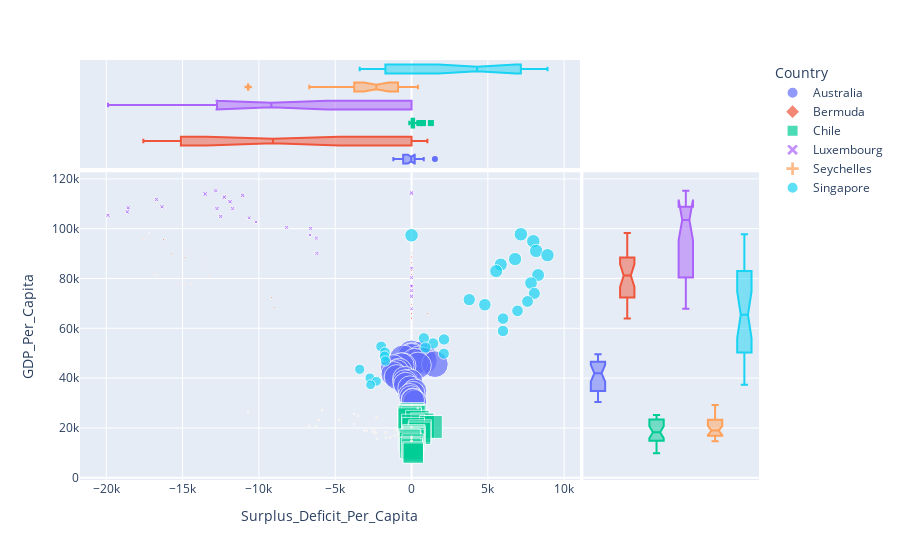

Source (notebook cell):
### Code cell
countries_inter_scatter (
    dataset = filtered_gdp_cont_pop_trade,
    country_list = max_gdp2019_countries,
    plot_x = 'Surplus_Deficit_Per_Capita',
    plot_y = 'GDP_Per_Capita',
    size_var = 'Population',
    color_var = 'Country',
    symbol_var = 'Country'
)

### Figure 1 — Plotly figure (JSON) as saved in the notebook; plotly's stock layout.template omitted (floating-point values rounded to 4 significant figures)
{"data": [{"hovertemplate": "Country=Australia<br>Surplus_Deficit_Per_Capita=%{x}<br>GDP_Per_Capita=%{y}<br>Population=%{marker.size}<extra></extra>", "legendgroup": "Australia", "marker": {"color": "#636efa", "size": [25203198, 24898152, 24584620, 24262712, 23932502, 23596424, 23254913, 22903948, 22538001, 22154679, 21750851, 21332282, 20916344, 20526303, 20178540, 19879649, 19624166, 19401368, 19194672, 18991431, 18788186, 18587021, 18387214, 18189277, 17993074, 17798529, 17603205, 17402173, 17189240, 16960597], "sizemode": "area", "sizeref": 63010.0, "symbol": "circle"}, "mode": "markers", "name": "Australia", "orientation": "v", "showlegend": true, "type": "scatter", "x": [0, 664.6, 29.41, -18.32, -547.6, 501.9, 800.8, 209.4, 1532.0, 428.2, -569.1, -680.0, -1193.0, -808.0, -973.1, -1177.0, -973.3, -429.8, -66.09, -425.3, -383.7, -105.4, 215.3, 91.76, -100.4, -28.07, 87.42, 191.5, 233.9, 91.51], "xaxis": "x", "y": [49610.0, 49300.0, 48630.0, 48350.0, 47780.0, 47440.0, 46960.0, 46570.0, 45600.0, 45130.0, 44910.0, 44970.0, 44270.0, 42890.0, 42350.0, 41580.0, 40420.0, 39740.0, 38680.0, 38460.0, 37450.0, 36050.0, 34830.0, 33880.0, 33050.0, 32210.0, 31310.0, 30390.0, 30640.0, 31150.0], "yaxis": "y"}, {"alignmentgroup": "True", "hovertemplate": "Country=Australia<br>Surplus_Deficit_Per_Capita=%{x}<extra></extra>", "legendgroup": "Australia", "marker": {"color": "#636efa", "symbol": "circle"}, "name": "Australia", "notched": true, "offsetgroup": "Australia", "showlegend": false, "type": "box", "x": [0, 664.6, 29.41, -18.32, -547.6, 501.9, 800.8, 209.4, 1532.0, 428.2, -569.1, -680.0, -1193.0, -808.0, -973.1, -1177.0, -973.3, -429.8, -66.09, -425.3, -383.7, -105.4, 215.3, 91.76, -100.4, -28.07, 87.42, 191.5, 233.9, 91.51], "xaxis": "x3", "yaxis": "y3"}, {"alignmentgroup": "True", "hovertemplate": "Country=Australia<br>GDP_Per_Capita=%{y}<extra></extra>", "legendgroup": "Australia", "marker": {"color": "#636efa", "symbol": "circle"}, "name": "Australia", "notched": true, "offsetgroup": "Australia", "showlegend": false, "type": "box", "xaxis": "x2", "y": [49610.0, 49300.0, 48630.0, 48350.0, 47780.0, 47440.0, 46960.0, 46570.0, 45600.0, 45130.0, 44910.0, 44970.0, 44270.0, 42890.0, 42350.0, 41580.0, 40420.0, 39740.0, 38680.0, 38460.0, 37450.0, 36050.0, 34830.0, 33880.0, 33050.0, 32210.0, 31310.0, 30390.0, 30640.0, 31150.0], "yaxis": "y2"}, {"hovertemplate": "Country=Bermuda<br>Surplus_Deficit_Per_Capita=%{x}<br>GDP_Per_Capita=%{y}<br>Population=%{marker.size}<extra></extra>", "legendgroup": "Bermuda", "marker": {"color": "#EF553B", "size": [62506, 62756, 63049, 63362, 63692, 64033, 64390.0, 64740.0, 65078, 65390.0, 65674, 65931, 66129, 66248, 66257, 66150, 65943, 65656, 65330.0, 65012, 64700, 64393, 64080, 63774, 63442, 63101, 62750, 62389, 62020, 61634], "sizemode": "area", "sizeref": 63010.0, "symbol": "diamond"}, "mode": "markers", "name": "Bermuda", "orientation": "v", "showlegend": true, "type": "scatter", "x": [0, -16690.0, -16910.0, -15200.0, -14450.0, -14820.0, -15110.0, -13240.0, -13550.0, -14840.0, -15710.0, -17570.0, -17200.0, -16240.0, -14920.0, 0, 0, 0, 0, 0, 0, 0, -9163.0, 0, -8991.0, 1039.0, 0, 0, 0, 0], "xaxis": "x", "y": [81660.0, 81420.0, 81830.0, 78150.0, 77840.0, 77360.0, 80500.0, 80980.0, 85830.0, 88400.0, 89960.0, 95860.0, 98260.0, 95620.0, 91110.0, 90200.0, 88730.0, 86360.0, 88230.0, 83180.0, 76770.0, 74680.0, 72400.0, 69640.0, 68310.0, 65900.0, 65970.0, 64390.0, 63960.0, 65960.0], "yaxis": "y"}, {"alignmentgroup": "True", "hovertemplate": "Country=Bermuda<br>Surplus_Deficit_Per_Capita=%{x}<extra></extra>", "legendgroup": "Bermuda", "marker": {"color": "#EF553B", "symbol": "diamond"}, "name": "Bermuda", "notched": true, "offsetgroup": "Bermuda", "showlegend": false, "type": "box", "x": [0, -16690.0, -16910.0, -15200.0, -14450.0, -14820.0, -15110.0, -13240.0, -13550.0, -14840.0, -15710.0, -17570.0, -17200.0, -16240.0, -14920.0, 0, 0, 0, 0, 0, 0, 0, -9163.0, 0, -8991.0, 1039.0, 0, 0, 0, 0], "xaxis": "x3", "yaxis": "y3"}, {"alignmentgroup": "True", "hovertemplate": "Country=Bermuda<br>GDP_Per_Capita=%{y}<extra></extra>", "legendgroup": "Bermuda", "marker": {"color": "#EF553B", "symbol": "diamond"}, "name": "Bermuda", "notched": true, "offsetgroup": "Bermuda", "showlegend": false, "type": "box", "xaxis": "x2", "y": [81660.0, 81420.0, 81830.0, 78150.0, 77840.0, 77360.0, 80500.0, 80980.0, 85830.0, 88400.0, 89960.0, 95860.0, 98260.0, 95620.0, 91110.0, 90200.0, 88730.0, 86360.0, 88230.0, 83180.0, 76770.0, 74680.0, 72400.0, 69640.0, 68310.0, 65900.0, 65970.0, 64390.0, 63960.0, 65960.0], "yaxis": "y2"}, {"hovertemplate": "Country=Chile<br>Surplus_Deficit_Per_Capita=%{x}<br>GDP_Per_Capita=%{y}<br>Population=%{marker.size}<extra></extra>", "legendgroup": "Chile", "marker": {"color": "#00cc96", "size": [18952038, 18729160, 18470439, 18209068, 17969353, 17758959, 17571507, 17400347, 17233576, 17062536, 16886186, 16710000.0, 16530195, 16354504, 16182721, 16014971, 15849652, 15684409, 15516113, 15342353, 15162800, 14977733, 14786220, 14587370, 14380866, 14166340, 13944937, 13719819, 13495258, 13274623], "sizemode": "area", "sizeref": 63010.0, "symbol": "square"}, "mode": "markers", "name": "Chile", "orientation": "v", "showlegend": true, "type": "scatter", "x": [3.887, 68.22, 194.2, 74.32, -19.68, 125.8, -146.7, -116.2, 382.4, 709.1, 747.1, 102.6, 1268.0, 108.0, 559.0, 518.9, 151.8, 130.0, 168.2, 103.9, 113.9, -149.6, -96.89, -96.19, 69.4, 15.5, -88.46, 33.37, 111.7, 113.0], "xaxis": "x", "y": [25130.0, 25170.0, 24550.0, 24610.0, 24520.0, 24250.0, 24080.0, 23370.0, 22410.0, 21330.0, 20360.0, 20910.0, 20410.0, 19660.0, 18690.0, 17860.0, 16840.0, 16340.0, 16020.0, 15690.0, 15070.0, 15320.0, 14870.0, 14030.0, 13330.0, 12420.0, 12010.0, 11460.0, 10480.0, 9880.0], "yaxis": "y"}, {"alignmentgroup": "True", "hovertemplate": "Country=Chile<br>Surplus_Deficit_Per_Capita=%{x}<extra></extra>", "legendgroup": "Chile", "marker": {"color": "#00cc96", "symbol": "square"}, "name": "Chile", "notched": true, "offsetgroup": "Chile", "showlegend": false, "type": "box", "x": [3.887, 68.22, 194.2, 74.32, -19.68, 125.8, -146.7, -116.2, 382.4, 709.1, 747.1, 102.6, 1268.0, 108.0, 559.0, 518.9, 151.8, 130.0, 168.2, 103.9, 113.9, -149.6, -96.89, -96.19, 69.4, 15.5, -88.46, 33.37, 111.7, 113.0], "xaxis": "x3", "yaxis": "y3"}, {"alignmentgroup": "True", "hovertemplate": "Country=Chile<br>GDP_Per_Capita=%{y}<extra></extra>", "legendgroup": "Chile", "marker": {"color": "#00cc96", "symbol": "square"}, "name": "Chile", "notched": true, "offsetgroup": "Chile", "showlegend": false, "type": "box", "xaxis": "x2", "y": [25130.0, 25170.0, 24550.0, 24610.0, 24520.0, 24250.0, 24080.0, 23370.0, 22410.0, 21330.0, 20360.0, 20910.0, 20410.0, 19660.0, 18690.0, 17860.0, 16840.0, 16340.0, 16020.0, 15690.0, 15070.0, 15320.0, 14870.0, 14030.0, 13330.0, 12420.0, 12010.0, 11460.0, 10480.0, 9880.0], "yaxis": "y2"}, {"hovertemplate": "Country=Luxembourg<br>Surplus_Deficit_Per_Capita=%{x}<br>GDP_Per_Capita=%{y}<br>Population=%{marker.size}<extra></extra>", "legendgroup": "Luxembourg", "marker": {"color": "#ab63fa", "size": [615729, 604245, 591910, 579264, 566741, 554516, 542560, 530857, 519307, 507889, 496527, 485405, 474915, 465610, 457842, 451819, 447322, 443726, 440198, 436103, 431262, 425833, 419974, 413999, 408149, 402433, 396810, 391394, 386352, 381791], "sizemode": "area", "sizeref": 63010.0, "symbol": "x"}, "mode": "markers", "name": "Luxembourg", "orientation": "v", "showlegend": true, "type": "scatter", "x": [0, -13520.0, -12270.0, -11060.0, -11890.0, -16350.0, -18630.0, -19890.0, -18570.0, -12740.0, -12510.0, -16710.0, -12830.0, -11720.0, -10640.0, -10190.0, -8181.0, -6616.0, -6651.0, -6228.0, -6197.0, 0, 0, 0, 0, 0, 0, 0, 0, 0], "xaxis": "x", "y": [114300.0, 114000.0, 112700.0, 113400.0, 110800.0, 108800.0, 106800.0, 105400.0, 108400.0, 108000.0, 104900.0, 111800.0, 115300.0, 108000.0, 104400.0, 102700.0, 100500.0, 100100.0, 97480.0, 96210.0, 90090.0, 84170.0, 80370.0, 76990.0, 76970.0, 76960.0, 75140.0, 73090.0, 72740.0, 67860.0], "yaxis": "y"}, {"alignmentgroup": "True", "hovertemplate": "Country=Luxembourg<br>Surplus_Deficit_Per_Capita=%{x}<extra></extra>", "legendgroup": "Luxembourg", "marker": {"color": "#ab63fa", "symbol": "x"}, "name": "Luxembourg", "notched": true, "offsetgroup": "Luxembourg", "showlegend": false, "type": "box", "x": [0, -13520.0, -12270.0, -11060.0, -11890.0, -16350.0, -18630.0, -19890.0, -18570.0, -12740.0, -12510.0, -16710.0, -12830.0, -11720.0, -10640.0, -10190.0, -8181.0, -6616.0, -6651.0, -6228.0, -6197.0, 0, 0, 0, 0, 0, 0, 0, 0, 0], "xaxis": "x3", "yaxis": "y3"}, {"alignmentgroup": "True", "hovertemplate": "Country=Luxembourg<br>GDP_Per_Capita=%{y}<extra></extra>", "legendgroup": "Luxembourg", "marker": {"color": "#ab63fa", "symbol": "x"}, "name": "Luxembourg", "notched": true, "offsetgroup": "Luxembourg", "showlegend": false, "type": "box", "xaxis": "x2", "y": [114300.0, 114000.0, 112700.0, 113400.0, 110800.0, 108800.0, 106800.0, 105400.0, 108400.0, 108000.0, 104900.0, 111800.0, 115300.0, 108000.0, 104400.0, 102700.0, 100500.0, 100100.0, 97480.0, 96210.0, 90090.0, 84170.0, 80370.0, 76990.0, 76970.0, 76960.0, 75140.0, 73090.0, 72740.0, 67860.0], "yaxis": "y2"}, {"hovertemplate": "Country=Seychelles<br>Surplus_Deficit_Per_Capita=%{x}<br>GDP_Per_Capita=%{y}<br>Population=%{marker.size}<extra></extra>", "legendgroup": "Seychelles", "marker": {"color": "#FFA15A", "size": [97739, 97096, 96418, 95710, 94978, 94215, 93395, 92603, 91883, 91264, 90802, 90449, 90088, 89526, 88648, 87393, 85810, 84077, 82414, 80996, 79897, 79064, 78355, 77594, 76649, 75440, 74065, 72655, 71436, 70570], "sizemode": "area", "sizeref": 63010.0, "symbol": "cross"}, "mode": "markers", "name": "Seychelles", "orientation": "v", "showlegend": true, "type": "scatter", "x": [0, 415.6, -5862.0, -10700.0, -3764.0, -3531.0, -2288.0, -4735.0, -6095.0, -6700.0, 0, -6261.0, -3753.0, -2558.0, -2560.0, -1127.0, -882.9, -1721.0, -2385.0, -1043.0, -3108.0, -2917.0, -2331.0, -1406.0, -2248.0, -1679.0, 0, 0, 0, 0], "xaxis": "x", "y": [29220.0, 28000.0, 27240.0, 26420.0, 25610.0, 24950.0, 24250.0, 23300.0, 23240.0, 20980.0, 20360.0, 20670.0, 21600.0, 19660.0, 18350.0, 16910.0, 17350.0, 18220.0, 18560.0, 19010.0, 18900.0, 18920.0, 17800.0, 16080.0, 15550.0, 15920.0, 16480.0, 15840.0, 14850.0, 14650.0], "yaxis": "y"}, {"alignmentgroup": "True", "hovertemplate": "Country=Seychelles<br>Surplus_Deficit_Per_Capita=%{x}<extra></extra>", "legendgroup": "Seychelles", "marker": {"color": "#FFA15A", "symbol": "cross"}, "name": "Seychelles", "notched": true, "offsetgroup": "Seychelles", "showlegend": false, "type": "box", "x": [0, 415.6, -5862.0, -10700.0, -3764.0, -3531.0, -2288.0, -4735.0, -6095.0, -6700.0, 0, -6261.0, -3753.0, -2558.0, -2560.0, -1127.0, -882.9, -1721.0, -2385.0, -1043.0, -3108.0, -2917.0, -2331.0, -1406.0, -2248.0, -1679.0, 0, 0, 0, 0], "xaxis": "x3", "yaxis": "y3"}, {"alignmentgroup": "True", "hovertemplate": "Country=Seychelles<br>GDP_Per_Capita=%{y}<extra></extra>", "legendgroup": "Seychelles", "marker": {"color": "#FFA15A", "symbol": "cross"}, "name": "Seychelles", "notched": true, "offsetgroup": "Seychelles", "showlegend": false, "type": "box", "xaxis": "x2", "y": [29220.0, 28000.0, 27240.0, 26420.0, 25610.0, 24950.0, 24250.0, 23300.0, 23240.0, 20980.0, 20360.0, 20670.0, 21600.0, 19660.0, 18350.0, 16910.0, 17350.0, 18220.0, 18560.0, 19010.0, 18900.0, 18920.0, 17800.0, 16080.0, 15550.0, 15920.0, 16480.0, 15840.0, 14850.0, 14650.0], "yaxis": "y2"}, {"hovertemplate": "Country=Singapore<br>Surplus_Deficit_Per_Capita=%{x}<br>GDP_Per_Capita=%{y}<br>Population=%{marker.size}<extra></extra>", "legendgroup": "Singapore", "marker": {"color": "#19d3f3", "size": [5804337, 5757499, 5708041, 5653634, 5592152, 5525626, 5453737, 5369476, 5263636, 5131172, 4966614, 4775804, 4578630, 4402331, 4265687, 4177000.0, 4129000.0, 4104419, 4077145, 4028871, 3954743, 3860714, 3752140, 3638187, 3525969, 3415703, 3305807, 3199642, 3101147, 3012966], "sizemode": "area", "sizeref": 63010.0, "symbol": "circle"}, "mode": "markers", "name": "Singapore", "orientation": "v", "showlegend": true, "type": "scatter", "x": [0, 7163.0, 7979.0, 8167.0, 8909.0, 6783.0, 5846.0, 5547.0, 8293.0, 7828.0, 4805.0, 3781.0, 8044.0, 7601.0, 6944.0, 5997.0, 5992.0, 2128.0, 1411.0, 809.1, 915.6, 2117.0, -1986.0, -1740.0, -1770.0, -1711.0, -3396.0, -2722.0, -2302.0, -2680.0], "xaxis": "x", "y": [97340.0, 97740.0, 94940.0, 91080.0, 89370.0, 87810.0, 85590.0, 82970.0, 81400.0, 78160.0, 69470.0, 71510.0, 74030.0, 70790.0, 67010.0, 63900.0, 58920.0, 55540.0, 53940.0, 56010.0, 52260.0, 49830.0, 52710.0, 50320.0, 48770.0, 46900.0, 43560.0, 40080.0, 38730.0, 37350.0], "yaxis": "y"}, {"alignmentgroup": "True", "hovertemplate": "Country=Singapore<br>Surplus_Deficit_Per_Capita=%{x}<extra></extra>", "legendgroup": "Singapore", "marker": {"color": "#19d3f3", "symbol": "circle"}, "name": "Singapore", "notched": true, "offsetgroup": "Singapore", "showlegend": false, "type": "box", "x": [0, 7163.0, 7979.0, 8167.0, 8909.0, 6783.0, 5846.0, 5547.0, 8293.0, 7828.0, 4805.0, 3781.0, 8044.0, 7601.0, 6944.0, 5997.0, 5992.0, 2128.0, 1411.0, 809.1, 915.6, 2117.0, -1986.0, -1740.0, -1770.0, -1711.0, -3396.0, -2722.0, -2302.0, -2680.0], "xaxis": "x3", "yaxis": "y3"}, {"alignmentgroup": "True", "hovertemplate": "Country=Singapore<br>GDP_Per_Capita=%{y}<extra></extra>", "legendgroup": "Singapore", "marker": {"color": "#19d3f3", "symbol": "circle"}, "name": "Singapore", "notched": true, "offsetgroup": "Singapore", "showlegend": false, "type": "box", "xaxis": "x2", "y": [97340.0, 97740.0, 94940.0, 91080.0, 89370.0, 87810.0, 85590.0, 82970.0, 81400.0, 78160.0, 69470.0, 71510.0, 74030.0, 70790.0, 67010.0, 63900.0, 58920.0, 55540.0, 53940.0, 56010.0, 52260.0, 49830.0, 52710.0, 50320.0, 48770.0, 46900.0, 43560.0, 40080.0, 38730.0, 37350.0], "yaxis": "y2"}], "layout": {"legend": {"itemsizing": "constant", "title": {"text": "Country"}, "tracegroupgap": 0}, "margin": {"t": 60}, "xaxis": {"anchor": "y", "domain": [0, 0.7363], "title": {"text": "Surplus_Deficit_Per_Capita"}}, "xaxis2": {"anchor": "y2", "domain": [0.7413, 1], "matches": "x2", "showgrid": false, "showline": false, "showticklabels": false, "ticks": ""}, "xaxis3": {"anchor": "y3", "domain": [0, 0.7363], "matches": "x", "showgrid": true, "showticklabels": false}, "xaxis4": {"anchor": "y4", "domain": [0.7413, 1], "matches": "x2", "showgrid": false, "showline": false, "showticklabels": false, "ticks": ""}, "yaxis": {"anchor": "x", "domain": [0, 0.7326], "title": {"text": "GDP_Per_Capita"}}, "yaxis2": {"anchor": "x2", "domain": [0, 0.7326], "matches": "y", "showgrid": true, "showticklabels": false}, "yaxis3": {"anchor": "x3", "domain": [0.7426, 1], "matches": "y3", "showgrid": false, "showline": false, "showticklabels": false, "ticks": ""}, "yaxis4": {"anchor": "x4", "domain": [0.7426, 1], "matches": "y3", "showgrid": true, "showline": false, "showticklabels": false, "ticks": ""}}}
